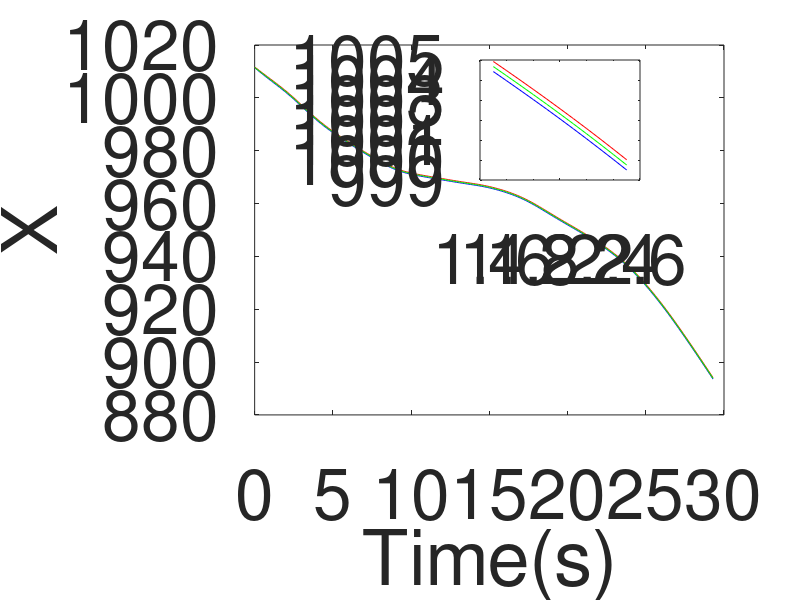

Source code (MATLAB): (Note: this script raises an error after producing the figure.)
data = load('s3_pm.mat');
t_arr = data.t_arr;
infimum_arr = data.sm_infimum_arr;
supremum_arr = data.sm_supremum_arr;
z_arr = data.z_arr;
fontSize = 50;
titles = ["X", "Y", "Velocity_x","Velocity_y","Acceleration_x",...
    "Acceleration_y"];
fig_index = 1;
set(0,'defaultAxesFontSize',fontSize);
for i=1:6
    f = figure(fig_index);
    fig_index = fig_index+ 1;
    plot(t_arr, infimum_arr(i,:), 'b');
    hold on;
    plot(t_arr, supremum_arr(i,:), 'r'  );
    hold on;
    if(i<5)
        plot(t_arr, z_arr(i,:), 'g');
    end
    xlabel('Time(s)');
    ylabel(titles(i));
%     if i== 1
%         legend('Lower Bound', 'Upper Bound','True Value', 'Location', 'NorthOutside', 'Orientation', 'horizontal');
%     end
    if(i == 1)
        axes('Position', [.6 .7 .2 .2])
        box on;
        
        plot(t_arr(16:26), infimum_arr(i,16:26),'b');
        hold on;
        plot(t_arr(16:26), supremum_arr(i,16:26),'r');
        hold on;
        plot(t_arr(16:26), z_arr(i,16:26),'g'); 
    end
    set(gcf, 'Position', get(0, 'Screensize'));
    %title( ax, titles(i));
    saveas(f,'s3pmSM'+titles(i)+'.eps', 'epsc');
end




data = load('s3_ca.mat');
t_arr = data.t_arr;
infimum_arr = data.sm_infimum_arr;
supremum_arr = data.sm_supremum_arr;

for i=1:6
    f = figure(fig_index);
    fig_index = fig_index+ 1;
    plot(t_arr, infimum_arr(i,:), 'b');
    hold on;
    plot(t_arr, supremum_arr(i,:), 'r');
    hold on;
    if(i<5)
        plot(t_arr, z_arr(i,:), 'g');
    end
    xlabel('Time(s)');
    ylabel(titles(i));
%     if i== 1
%         legend('Lower Bound', 'Upper Bound','True Value', 'Location', 'NorthOutside', 'Orientation', 'horizontal');
%     end
    if(i == 1)
        axes('Position', [.6 .7 .2 .2])
        box on;
        
        plot(t_arr(16:26), infimum_arr(i,16:26),'b');
        hold on;
        plot(t_arr(16:26), supremum_arr(i,16:26),'r');
        hold on;
        plot(t_arr(16:26), z_arr(i,16:26),'g');
    end
    set(gcf, 'Position', get(0, 'Screensize'));
    %title( ax, titles(i));
    saveas(f,'s3caSM'+titles(i)+'.eps', 'epsc');
end


data = load('s3_cv.mat');
t_arr = data.t_arr;
infimum_arr = data.sm_infimum_arr;
supremum_arr = data.sm_supremum_arr;

for i=1:4
    f = figure(fig_index);
    fig_index = fig_index+ 1;
    plot(t_arr, infimum_arr(i,:), 'b');
    hold on;
    plot(t_arr, supremum_arr(i,:), 'r');
    hold on;
    if(i<5)
        plot(t_arr, z_arr(i,:), 'g');
    end
    xlabel('Time(s)');
    ylabel(titles(i));
%     if i== 1
%         legend('Lower Bound', 'Upper Bound','True Value', 'Location', 'NorthOutside', 'Orientation', 'horizontal');
%     end
    if(i == 1)
        axes('Position', [.6 .7 .2 .2]);
        disp(i);
        box on;
        
        plot(t_arr(16:26), infimum_arr(i,16:26),'b');
        hold on;
        plot(t_arr(16:26), supremum_arr(i,16:26),'r');
        hold on;
        plot(t_arr(16:26), z_arr(i,16:26),'g');
    end
    set(gcf, 'Position', get(0, 'Screensize'));
    %title( ax, titles(i));
    saveas(f,'s3cvSM'+titles(i)+'.eps', 'epsc');
end


